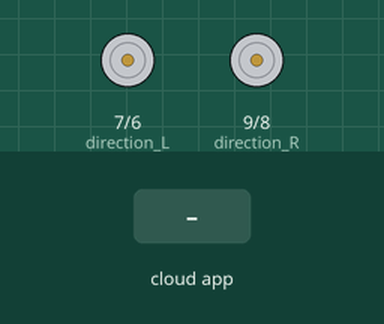
This sketch was run on a simulated Arduino Uno, built with avr-gcc and run on an emulated ATmega328P. Parts: direction and speed pins drawn as motors (green arrow = direction pin HIGH = forward, orange = LOW = backward, longer = more drive). Inputs (shaded band) come from the test bench. What the sketch prints to the serial monitor is not drawn.

Above: at 1.2 s.
1.3 s: the phone or cloud app sets linear.x to -100
At 1.6 s:
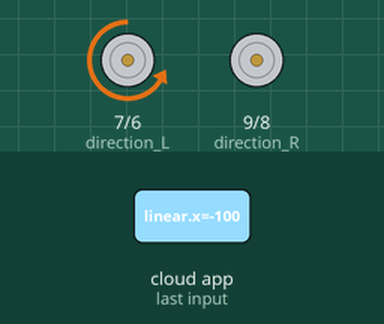
2.8 s: the phone or cloud app sets linear.x to 0
At 3.7 s:
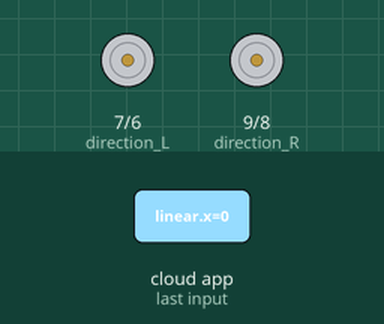
4.3 s: the phone or cloud app sets angular.z to -100
At 4.9 s:
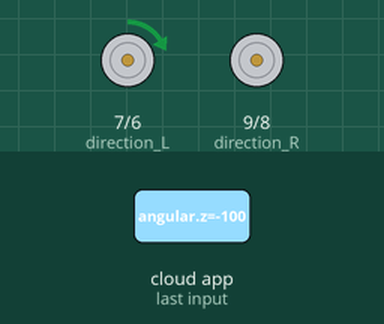
5.8 s: the phone or cloud app sets angular.z to 100
At 6.2 s:
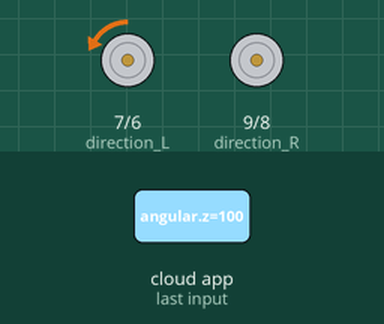
7.3 s: the phone or cloud app sets linear.x to 100
At 8.3 s:
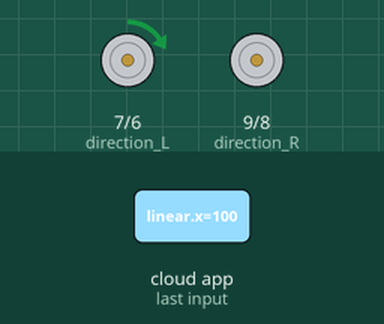
Timing chart, 0 to 9.8 s (numbered marks = the images above; inputs shaded):
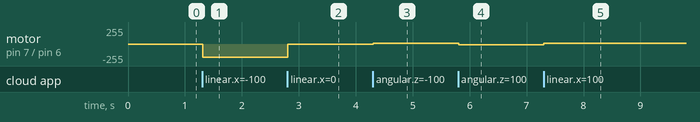

Measured:
- after the input at 1.3 s, motor on pin 7 (direction_L) / pin 6 (pwm_L): stopped → backward 200/255 at once
- after the input at 2.8 s, motor on pin 7 (direction_L) / pin 6 (pwm_L): backward 200/255 → stopped at once
- after the input at 4.3 s, motor on pin 7 (direction_L) / pin 6 (pwm_L): stopped → forward 10/255 at once
- after the input at 5.8 s, motor on pin 7 (direction_L) / pin 6 (pwm_L): forward 10/255 → backward 10/255 at once
- after the input at 7.3 s, motor on pin 7 (direction_L) / pin 6 (pwm_L): backward 10/255 → forward 8/255 at once

The sketch:

pid_inshallah.ino
```cpp
#include <ros.h>
#include <geometry_msgs/Point32.h> //For sending encoder msg
#include<geometry_msgs/Twist.h> //For cmd_vel subscription
// #include <AFMotor.h> //Adafruit mototr library
// #include <Encoder.h> //Encoder library

//macros for Encoders and motors
#define encoderL_A  18
#define encoderL_B  19
#define encoderR_A  20
#define encoderR_B  21
#define pwm_L       6
#define direction_L 7
#define pwm_R       8
#define direction_R 9

long RnewPosition;
long LnewPosition;

long R_AnewPosition;
long L_AnewPosition;

long R_BnewPosition;
long L_BnewPosition;

volatile long encoderL_APos=0;
volatile long encoderR_APos=0;
volatile long encoderL_BPos=0;
volatile long encoderR_BPos=0;

//long newposition;
long L_AoldPosition = 0;
long R_AoldPosition = 0;

long L_BoldPosition = 0;
long R_BoldPosition = 0;


double rpmR;
double rpmL;

double actual_speed=0;

double actual_Z=0;

double l = 400.0;   //mm
double r = 100.0;    //mm


double Ts;         // sampling time

double KiR,KpR,KdR;   // PID parameters
double eR=0;        // error
double last_eR=0;   //previous error
double deR=0;       // the change in error
double set_pointR_c;  // required speed in RPM
double set_pointR;
double inputR;      // current speed i RPM
double outputR;     // control action (pwm signal given to the motor driver)
double inte_R=0;  //integrator term
double diff_R=0;  //differentaitor term

double KiL,KpL,KdL;   // PID parameters
double eL=0;        // error
double last_eL=0;   //previous error
double deL=0;       // the change in error
double set_pointL_c;  // required speed in RPM
double set_pointL;
double inputL;      // current speed i RPM
double outputL;     // control action (pwm signal given to the motor driver)
double inte_L=0;  //integrator term
double diff_L=0;  //differentaitor term


//----- DC Motor definitions------------
//AF_DCMotor motorL(4);  //left motor goes for pin 4
//AF_DCMotor motorR(3);  //right motor goes for pin 3

//-------------Encoder definitions
//Encoder R_enc(19, 18); //right motor encoder goes for pins 19 18
//Encoder L_enc(21, 20); //left motor encoder goes for pins 21 20
//long RoldPosition  = -999;
//long LoldPosition  = -999;
 //-----------------------------------------Robot parameters definition------------
#define L 0.40
#define R 0.1
//--------------------------------Motors VARS-----------------------------------
// initializing variables
float vel=0.0; //as Twist msgs depend on Vector3 which is float64
float omega=0.0;
float VR,VL;
//-----------------------------------------------------------------------------------------
ros::NodeHandle  nh;
//------------------------------Publish init----------------------------------------------
geometry_msgs::Point32 Point_msg;

ros::Publisher enc_pub("/encoder", &Point_msg);


//-----------------------------------DC Motors Callback subscribers

void doEncoderL_A()
{
    if(digitalRead(direction_L) == 0)
    {
       encoderL_APos++;
    }
    else
    {
      encoderL_APos--;
    }
}

void doEncoderR_A()
{
    if(digitalRead(direction_R) == 0)
    {
       encoderR_APos++;
    }
    else
    {
      encoderR_APos--;
    }
}
void doEncoderL_B()
{
    if(digitalRead(direction_L) == 0)
    {
       encoderL_BPos++;
    }
    else
    {
      encoderL_BPos--;
    }
}

void doEncoderR_B()
{
    if(digitalRead(direction_R) == 0)
    {
       encoderR_BPos++;
    }
    else
    {
      encoderR_BPos--;
    }
}

void printDebug()
{
    char buffer[50];

    sprintf (buffer, "Encoder FrontLeft  : %ld", LnewPosition);
    nh.loginfo(buffer);
    sprintf (buffer, "Encoder FrontRight : %ld", RnewPosition);
    nh.loginfo(buffer);
    //sprintf (buffer, "Encoder RearLeft   : %ld", L_BnewPosition);
    //nh.loginfo(buffer);
    //sprintf (buffer, "Encoder RearRight  : %ld", R_BnewPosition);
    //nh.loginfo(buffer);
}


void motors_cb(const geometry_msgs::Twist& msg)
{

    vel=msg.linear.x;
    omega=msg.angular.z;


    VR=(2*vel+omega*L)/(2*R);
    VL=(2*vel-omega*L)/(2*R);

    //-----right motor------

    if (VR<0)
    {
       digitalWrite(direction_R, 0);
       analogWrite(pwm_R, abs(VR));
       //motorR.run(BACKWARD);
       //motorR.setSpeed(abs(VR));
    }

    else
    {
      digitalWrite(direction_R, 1);
      analogWrite(pwm_R, abs(VR));
      //motorR.run(FORWARD);
      //motorR.setSpeed(VR);

    }

    //-----left motor------

     if (VL<0)
    {
       //motorL.run(BACKWARD);
       //motorL.setSpeed(abs(VL));
       digitalWrite(direction_L, 0);
       analogWrite(pwm_L, abs(VL));
    }

    else
    {
      //motorL.run(FORWARD);
      //motorL.setSpeed(VL);
      digitalWrite(direction_L, 1);
      analogWrite(pwm_L, abs(VL));
    }


}

//--------------------subscribers---------------------------
ros::Subscriber<geometry_msgs::Twist> sub("/cmd_vel", &motors_cb);


 void setup()
{
      Serial.begin (57600);
      pinMode(encoderL_APos, INPUT);
      digitalWrite(encoderL_APos, HIGH);       // turn on pullup resistor
      pinMode(encoderL_BPos, INPUT);
      digitalWrite(encoderL_BPos, HIGH);

      pinMode(encoderR_APos, INPUT);
      digitalWrite(encoderR_APos, HIGH);      // turn on pullup resistor
      pinMode(encoderR_BPos, INPUT);
      digitalWrite(encoderR_BPos, HIGH);

      attachInterrupt(digitalPinToInterrupt(18), doEncoderL_A, RISING);  // encoDER ON PIN 2
      attachInterrupt(digitalPinToInterrupt(20), doEncoderR_A, RISING);  // encoDER ON PIN 20
      attachInterrupt(digitalPinToInterrupt(19), doEncoderL_B, RISING);  // encoDER ON PIN 2
      attachInterrupt(digitalPinToInterrupt(21), doEncoderR_B, RISING);  // encoDER ON PIN 20
      //Serial.begin (9600);
      Serial.println("start");

      pinMode(pwm_R ,OUTPUT);
      pinMode(direction_R ,OUTPUT);
      pinMode(pwm_R,OUTPUT);
      pinMode(direction_L ,OUTPUT);
      //-----------------------------
       // turn on motor
      //motorR.setSpeed(200);
      //motorR.run(RELEASE);
      analogWrite(pwm_R, 200);
      analogWrite(pwm_R, 0);

      //motorL.setSpeed(200);
      //motorL.run(RELEASE);
      analogWrite(pwm_L, 200);
      analogWrite(pwm_L, 0);

      Ts = 50.0;       //setting the sampling time
      KpR = 5.0;         //setting the propotional gain value
      KdR = 10.0;        //setting the diffrential gain value
      KiR = 0.001;     //setting the intefral gain value
      KpL = 5.0;         //setting the propotional gain value
      KdL = 10.0;        //setting the diffrential gain value
      KiL = 0.001;     //setting the intefral gain value


     //---------------------------ROS Setup
      nh.advertise(enc_pub);
      nh.subscribe(sub);
      }


 void loop() {

    // Serial.print ("Right velocity = ");
    // Serial.println(abs(VR));
   //Right Encoder
     //long RnewPosition = R_enc.read();
     R_AnewPosition = encoderR_APos;
     if (R_AnewPosition != R_AoldPosition) {
          R_AoldPosition = R_AnewPosition;
          //Serial.print ("Right Encder = ");
          //Serial.println(RnewPosition);
        }

     R_BnewPosition = encoderR_BPos;
     if (R_BnewPosition != R_BoldPosition) {
          R_BoldPosition = R_BnewPosition;
     }

  //----left encoder
  //long LnewPosition = L_enc.read();
  L_AnewPosition = encoderL_APos;
  if (L_AnewPosition != L_AoldPosition) {
      L_AoldPosition = L_AnewPosition; //update positions
       //Serial.print ("left Encoder = ");
      //Serial.println(LnewPosition);
      }
  L_BnewPosition = encoderL_BPos;
  if (L_BnewPosition != L_BoldPosition) {
      L_BoldPosition = L_BnewPosition; //update positions
  }
//-------end of encoder

//-----------------------ROS publishing
        LnewPosition =(R_AnewPosition + R_BnewPosition) /2;
        RnewPosition =(L_AnewPosition + L_BnewPosition) /2;
        Point_msg.x= LnewPosition;
        Point_msg.y= RnewPosition;
        enc_pub.publish(&Point_msg);

        printDebug();
//-------------
      nh.spinOnce();
      delay(10);
 }
```
